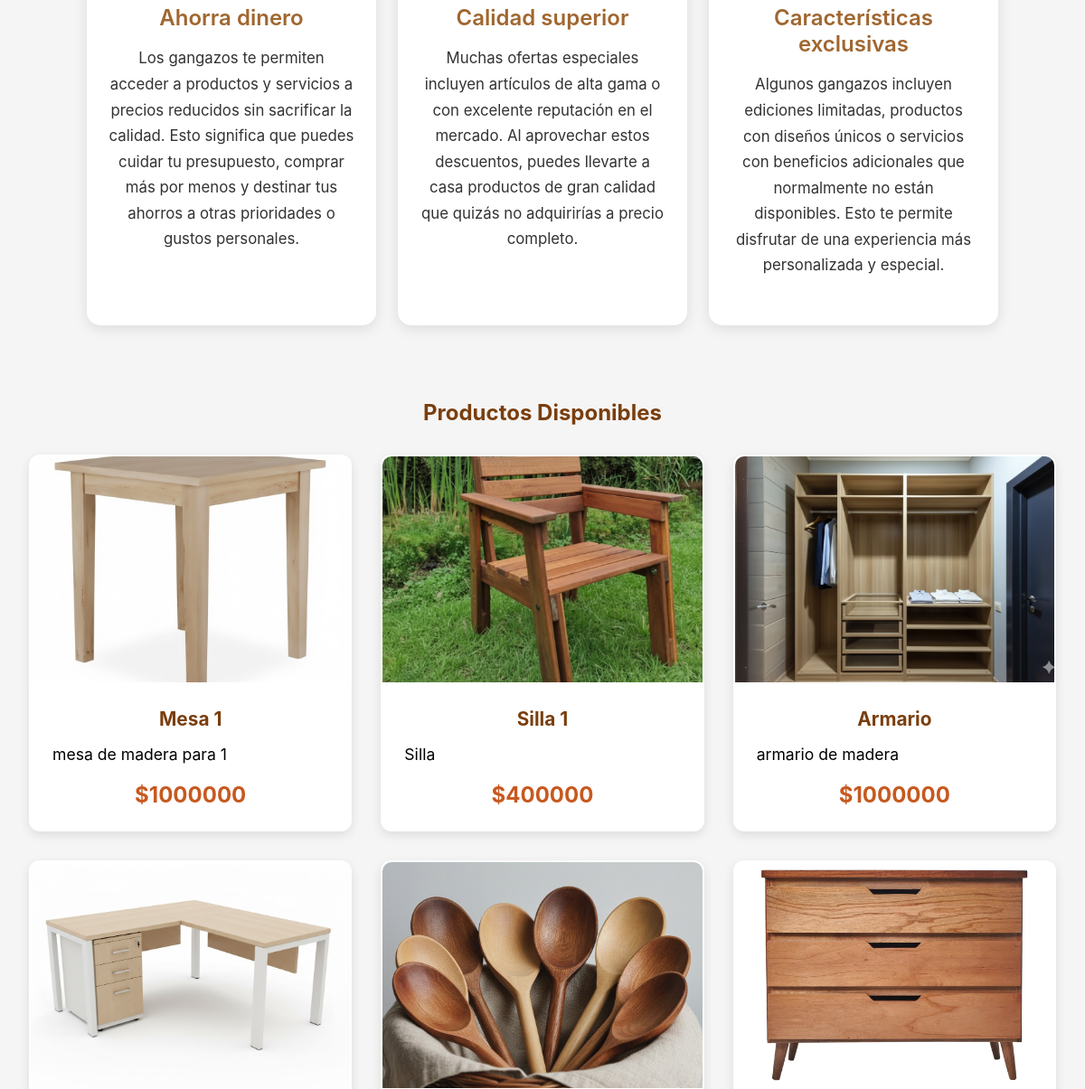
/ (middle part), run on an earlier commit of the app's database.
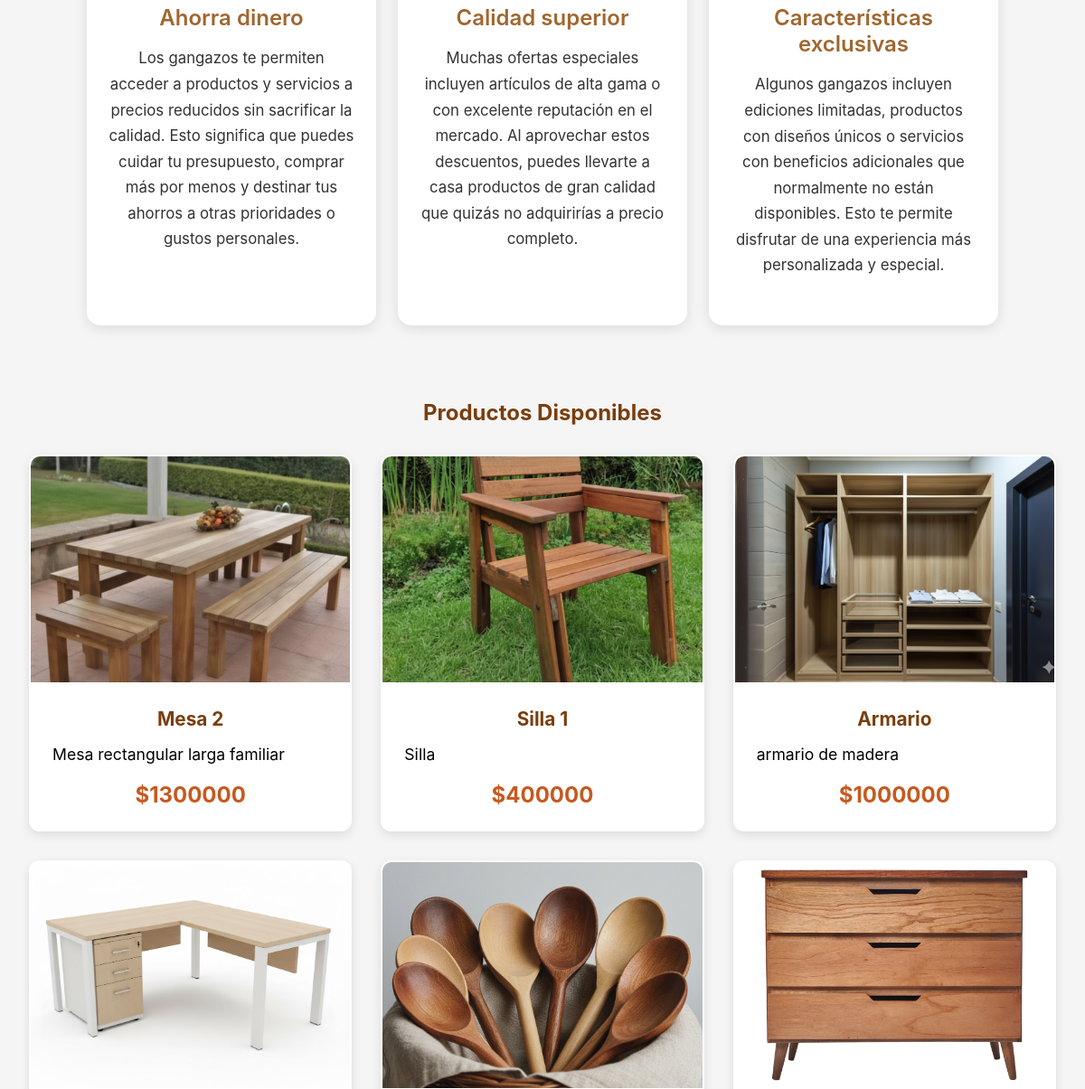
And on a later commit of the database.
### core/models.py (models this page shows)
class Mesas(models.Model):
    nombre1 = models.CharField(max_length=100)
    descripcion1 = models.CharField(max_length=250, default='', blank=True,null=True)
    precio1 = models.DecimalField(max_digits=10, decimal_places=2)
    imagen1 = models.ImageField(upload_to='uploads/productos/')
    cantidad_disponible = models.IntegerField(default=0)
    is_active = models.BooleanField(default=True)

### core/views.py (the view)
# urls.py: 2. Add a URL to urlpatterns:  path('', views.home, name='home')
def home(request):
    from django.db.models import Case, When, IntegerField
    comentarios = Comentario.objects.annotate(
        orden_estado=Case(
            When(estado='aprobado', then=1),
            When(estado='rechazado', then=3),
            When(estado='pendiente', then=2),
            output_field=IntegerField(),
        )
    ).order_by('orden_estado', '-fecha_aprobacion', '-fecha_creacion')[:10]
    mesa_destacada = Mesas.objects.filter(is_active=True).first()
    silla_destacada = Sillas.objects.filter(is_active=True).first()
    armario_destacado = Armarios.objects.filter(is_active=True).first()
    cajonera_destacada = Cajoneras.objects.filter(is_active=True).first()
    escritorio_destacado = Escritorios.objects.filter(is_active=True).first()
    utensilio_destacado = Utensilios.objects.filter(is_active=True).first()
    context = {
        'comentarios': comentarios,
        'mesa_destacada': mesa_destacada,
        'silla_destacada': silla_destacada,
        'armario_destacado': armario_destacado,
        'cajonera_destacada': cajonera_destacada,
        'escritorio_destacado': escritorio_destacado,
        'utensilio_destacado': utensilio_destacado,
    }
    return render(request, "core/home.html", context)

### core/context_processors.py (called while the page is built, shortened)
def idea_notifications(request):
    username_cliente = request.session.get('usernameCliente')
    username_empresa = request.session.get('usernameEmpresa')
    has_notif = False
    try:
        if username_cliente:
            has_notif = MensajeIdea.objects.filter(
                idea__autor=username_cliente,
                remitente_tipo='empresa',
                leido=False
            ).exists()
    except Exception as e:
        print(f"Error en idea_notifications: {str(e)}")
        has_notif = False
    return {
        'has_idea_notifications': has_notif
    }

### core/templates/core/home.html (shortened to what the changed rows need)
<!DOCTYPE html>
<html lang="es">
<head>
    {% load static %}
    <link rel="stylesheet" href="{% static 'core/css/styles.css' %}">
</head>
<body class="landing-page">
    <div class="main-content-wrapper">
    <br>
    <section>
        <div>
            <h2>Productos Disponibles</h2>
        </div>
        <div class="productos-disponibles-grid">
            {% if mesa_destacada %}
            <div class="producto-card">
                <img src="{{ mesa_destacada.imagen1.url }}" alt="{{ mesa_destacada.nombre1 }}">
                <div class="producto-info">
                    <h3>{{ mesa_destacada.nombre1 }}</h3>
                    <p class="producto-descripcion">{{ mesa_destacada.descripcion1|truncatewords:15 }}</p>
                    <div class="producto-precio">
                        <span class="precio-oferta">${{ mesa_destacada.precio1|floatformat:0 }}</span>
                    </div>
                </div>
            </div>
            {% endif %}
        </div>
    </section>
    <br>
</div>
</body>
</html>

What changed in the data, as far as the page shows it:
no longer on this page (row edited): Mesas: imagen1 (picture), nombre1 "Mesa 1", descripcion1 "mesa de madera para 1", precio1 "1000000"
now on this page (row unchanged): Mesas: imagen1 (picture), nombre1 "Mesa 2", descripcion1 "Mesa rectangular larga familiar", precio1 "1300000"
